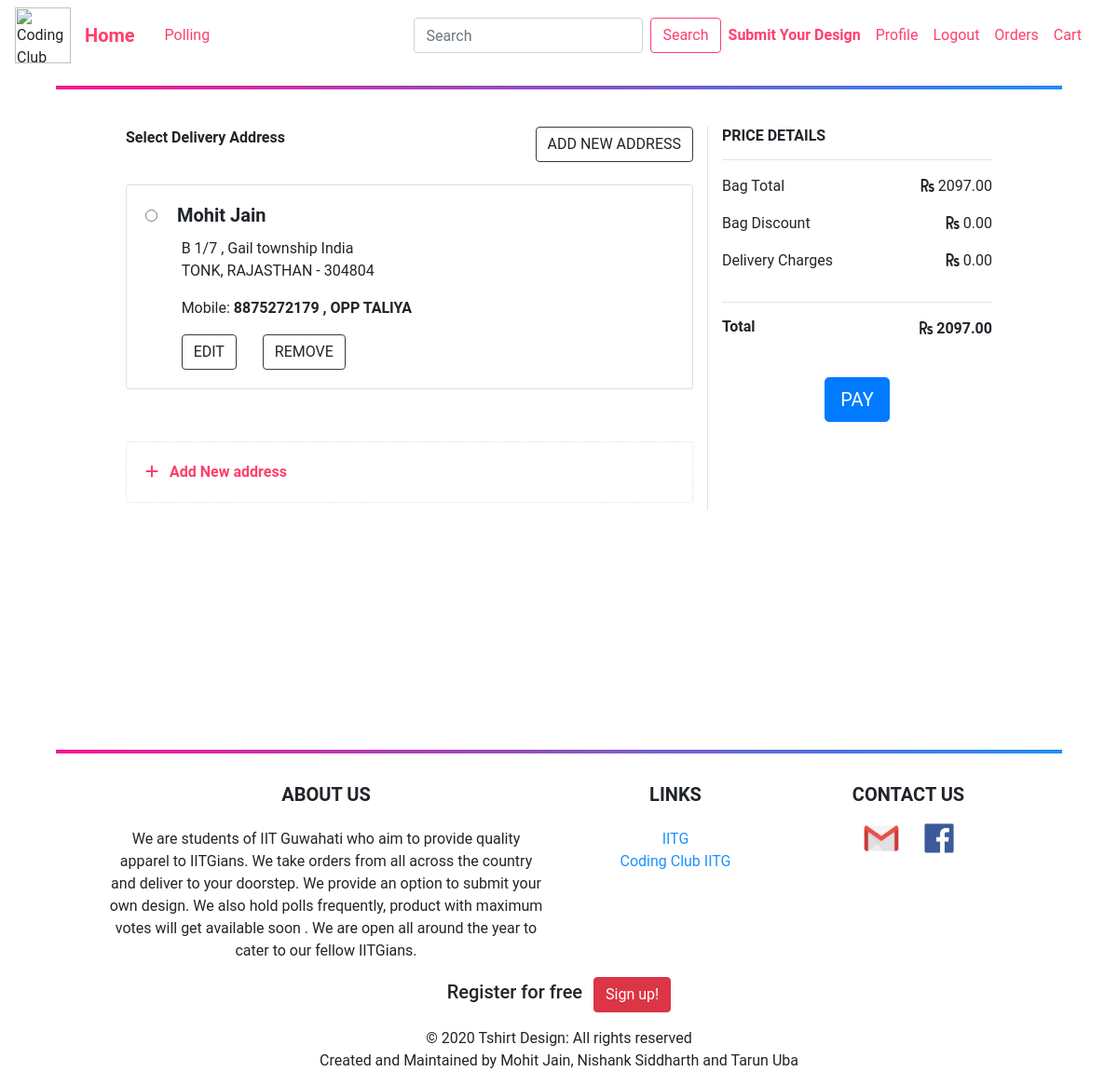
Screenshot of /checkout/ (signed in) with the database file from the repository.
### users/models.py (models this page shows, shortened)
class Address(models.Model):
    user = models.ForeignKey(User, related_name="addresses", on_delete=models.CASCADE)
    zip = models.CharField(max_length=10, blank=False, null=False)
    house_no = models.CharField(max_length=120, blank=False, null=False)
    area = models.CharField(max_length=120, blank=False, null=False)
    city = models.CharField(max_length=120, blank=False, null=False)
    state = models.CharField(max_length=120, blank=False, null=False)
    landmark = models.CharField(max_length=120, blank=True, null=True)
    name = models.CharField(max_length=120, blank=False, null=False)
    mobile_no = models.CharField(max_length=10, blank=False, null=False)
    alternate_no = models.CharField(max_length=10, blank=True, null=True)
    address_type = models.CharField(max_length=120, choices=ADDRESS_TYPE, default='H')

### cart/models.py (models this page shows, shortened)
class Cart(models.Model):
    user = models.ForeignKey(User, on_delete=models.CASCADE, related_name="cart_user")
    total = models.DecimalField(max_digits=10, decimal_places=2, default=0.00)
    timestamp = models.DateTimeField(auto_now_add=True, auto_now=False)
    updated = models.DateTimeField(auto_now=True, auto_now_add=False)
    qty = models.IntegerField(default=1)
    active = models.BooleanField(default=True)

### orders/views.py (the view)
# urls.py: path('checkout/', order_views.checkout, name='checkout'),
@login_required
def checkout(request):
    try:
        cart = Cart.objects.get(user=request.user, active=True)
    except:
        return HttpResponseRedirect(reverse("cart"))
    try:
        new_order = Order.objects.get(cart=cart)
    except Order.DoesNotExist:
        new_order = Order()
        new_order.cart = cart
        new_order.user = request.user
        new_order.order_id = id_generator()
        new_order.save()
    except:
        return HttpResponseRedirect(reverse("cart"))
    new_order.total = float(new_order.shipping_total) + float(cart.total)
    new_order.save()
    if new_order.status == "Finished":
        cart.active = False
        del request.session['items_total']
        return HttpResponseRedirect(reverse("cart"))
    if not request.user.addresses.all():
        return redirect('new_address')
    context = {
        'user': request.user,
        'cart': cart,
    }
    template = "orders/checkout.html"
    return render(request, template, context)

### orders/templates/orders/checkout.html (shortened to what this page needs)
{% extends "blog/base.html" %}
{% load crispy_forms_tags %}
{% block content %}
    <form class="" action="{% url 'checkout' %}" method="post" >
        <br>
        <div class="my-row">
            <div class="col-xl-8 col-lg-9 col-md-8 col-sm-12 mb-5 border-right">
                <div class="row">
                    <div class="col-md-6 col-sm-12 mx-auto text-left-then-middle">
                        <strong>Select Delivery Address</strong>
                    </div>
                    <div class="col-md-6 col-sm-12 mx-auto text-right-then-middle">
                        <a class="text-body  btn btn-rounded border border-dark text-right-then-middle"  href="{% url 'new_address' %}">ADD NEW ADDRESS</a>
                    </div>
                </div>
                <br>
                {% for address in user.addresses.all %}
                    <div class="card mb-2">
                        <div class="card-body">
                            <h5 class="card-title">
                                <input class="mr-3" style="color: #ff3f6c" type="radio" name="address" value="{{ address.id }}">
                                <strong>{{ address.name }}</strong>
                            </h5>
                            <div class="col-sm-11 mx-auto">
                                <p class="card-text mb-0">{{ address.house_no }} , {{ address.area }}
                                    {% if address.landmark %}
                                        {{address.landmark }}
                                    {% endif %}
                                </p>
                                <p class="mt-0"> {{ address.city }}, {{ address.state }} - {{ address.zip }} </p>
                                <p> Mobile: <strong>{{ address.mobile_no }} {% if address.alternate_no %} , {{ address.alternate_no }}{% endif %} </strong></p>
                                <a class=" btn border border-dark mr-4 btn-rounded"  href="{% url 'edit_address' address.id %}">EDIT</a>
                                <a  class=" btn border border-dark btn-rounded" href = "{% url 'remove_address' address.id %}"> REMOVE  </a>
                            </div>
                        </div>
                    </div>
                {% endfor %}
                <br><br>
                <a  class="text-body"  href="{% url 'new_address' %}">
                    <div class="card mb-2" style="border-style: dotted">
                        <div class="card-body" style="color: #ff3f6c">
                            <i class="fa fa-plus mr-2" ></i><strong> Add New address</strong>
                        </div>
                    </div>
                </a>
            </div>
            <div class="col-xl-4 col-lg-3 col-md-4 col-sm-12">
                <h6><strong>PRICE DETAILS</strong></h6>
                <hr>
                <div class="row">
                    <div class="col-sm-12"> <p class="float-left">Bag Total </p> <p class="float-right"><i class="fa fa-rupee-sign"></i> {{ cart.total }}</p></div>
                    <div class="col-sm-12"> <p class="float-left">Bag Discount</p> <p class="float-right"><i class="fa fa-rupee-sign"></i> 0.00</p></div>
                    <div class="col-sm-12"> <p class="float-left">Delivery Charges</p> <p class="float-right"><i class="fa fa-rupee-sign"></i> 0.00</p></div>
                </div>
                <hr>
                <div class="row">
                    <div class="col-sm-12">
                        <h6 class="float-left"><strong>Total</strong></h6>
                        <p class="float-right"><i class="fa fa-rupee-sign"></i><strong> {{ cart.total }}</strong></p>
                    </div>
                </div>
                <br>
                <div class="col-sm-12 mx-auto text-center"><input class="btn  btn-lg btn-primary btn-rounded" type="submit" value="PAY" required></div>
            </div>
        </div>
        <br>
    </form>
{% endblock %}

### blog/static/blog/main.css (style rules this page uses)
body { position: relative; margin: 0; padding-bottom: 6rem; min-height: 100%; background: #fff; color: #333333; }
.text-left-then-middle { text-align: left; }
.text-right-then-middle { text-align: right; }
.my-row { margin: auto; display: -ms-flexbox; display: flex; -ms-flex-wrap: wrap; flex-wrap: wrap; }
@media (min-width: 768px) { .my-row { padding-left: 10%; padding-right: 10%; } }

### rows the page displays
Address: name "Mohit Jain", house_no "B 1/7", area "Gail township", landmark "India", city "TONK", state "RAJASTHAN", zip "304804", mobile_no "8875272179", alternate_no "OPP TALIYA"
Cart: total "2097.00"
